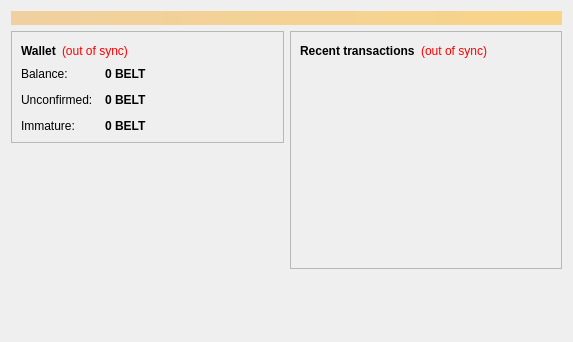
<?xml version="1.0" encoding="UTF-8"?>
<ui version="4.0">
 <class>OverviewPage</class>
 <widget class="QWidget" name="OverviewPage">
  <property name="geometry">
   <rect>
    <x>0</x>
    <y>0</y>
    <width>573</width>
    <height>342</height>
   </rect>
  </property>
  <property name="windowTitle">
   <string>Form</string>
  </property>
  <layout class="QVBoxLayout" name="topLayout">
   <item>
    <widget class="QLabel" name="labelAlerts">
     <property name="visible">
      <bool>false</bool>
     </property>
     <property name="styleSheet">
      <string notr="true">background-color: qlineargradient(x1: 0, y1: 0, x2: 1, y2: 0, stop:0 #F0D0A0, stop:1 #F8D488); color:#000000;</string>
     </property>
     <property name="wordWrap">
      <bool>true</bool>
     </property>
     <property name="margin">
      <number>3</number>
     </property>
    </widget>
   </item>
   <item>
    <layout class="QHBoxLayout" name="horizontalLayout" stretch="1,1">
     <item>
      <layout class="QVBoxLayout" name="verticalLayout_2">
       <item>
        <widget class="QFrame" name="frame">
         <property name="frameShape">
          <enum>QFrame::StyledPanel</enum>
         </property>
         <property name="frameShadow">
          <enum>QFrame::Raised</enum>
         </property>
         <layout class="QVBoxLayout" name="verticalLayout_4">
          <item>
           <layout class="QHBoxLayout" name="horizontalLayout_4">
            <item>
             <widget class="QLabel" name="label_5">
              <property name="font">
               <font>
                <weight>75</weight>
                <bold>true</bold>
               </font>
              </property>
              <property name="text">
               <string>Wallet</string>
              </property>
             </widget>
            </item>
            <item>
             <widget class="QLabel" name="labelWalletStatus">
              <property name="toolTip">
               <string>The displayed information may be out of date. Your wallet automatically synchronizes with the Belterscoin network after a connection is established, but this process has not completed yet.</string>
              </property>
              <property name="styleSheet">
               <string notr="true">QLabel { color: red; }</string>
              </property>
              <property name="text">
               <string notr="true">(out of sync)</string>
              </property>
              <property name="alignment">
               <set>Qt::AlignLeading|Qt::AlignLeft|Qt::AlignVCenter</set>
              </property>
             </widget>
            </item>
            <item>
             <spacer name="horizontalSpacer_2">
              <property name="orientation">
               <enum>Qt::Horizontal</enum>
              </property>
              <property name="sizeHint" stdset="0">
               <size>
                <width>40</width>
                <height>20</height>
               </size>
              </property>
             </spacer>
            </item>
           </layout>
          </item>
          <item>
           <layout class="QFormLayout" name="formLayout_2">
            <property name="fieldGrowthPolicy">
             <enum>QFormLayout::AllNonFixedFieldsGrow</enum>
            </property>
            <property name="horizontalSpacing">
             <number>12</number>
            </property>
            <property name="verticalSpacing">
             <number>12</number>
            </property>
            <item row="0" column="0">
             <widget class="QLabel" name="label">
              <property name="text">
               <string>Balance:</string>
              </property>
             </widget>
            </item>
            <item row="0" column="1">
             <widget class="QLabel" name="labelBalance">
              <property name="font">
               <font>
                <weight>75</weight>
                <bold>true</bold>
               </font>
              </property>
              <property name="cursor">
               <cursorShape>IBeamCursor</cursorShape>
              </property>
              <property name="toolTip">
               <string>Your current balance</string>
              </property>
              <property name="text">
               <string notr="true">0 BELT</string>
              </property>
              <property name="textInteractionFlags">
               <set>Qt::LinksAccessibleByMouse|Qt::TextSelectableByKeyboard|Qt::TextSelectableByMouse</set>
              </property>
             </widget>
            </item>
            <item row="1" column="0">
             <widget class="QLabel" name="label_3">
              <property name="text">
               <string>Unconfirmed:</string>
              </property>
             </widget>
            </item>
            <item row="1" column="1">
             <widget class="QLabel" name="labelUnconfirmed">
              <property name="font">
               <font>
                <weight>75</weight>
                <bold>true</bold>
               </font>
              </property>
              <property name="cursor">
               <cursorShape>IBeamCursor</cursorShape>
              </property>
              <property name="toolTip">
               <string>Total of transactions that have yet to be confirmed, and do not yet count toward the current balance</string>
              </property>
              <property name="text">
               <string notr="true">0 BELT</string>
              </property>
              <property name="textInteractionFlags">
               <set>Qt::LinksAccessibleByMouse|Qt::TextSelectableByKeyboard|Qt::TextSelectableByMouse</set>
              </property>
             </widget>
            </item>
            <item row="2" column="0">
             <widget class="QLabel" name="labelImmatureText">
              <property name="text">
               <string>Immature:</string>
              </property>
             </widget>
            </item>
            <item row="2" column="1">
             <widget class="QLabel" name="labelImmature">
              <property name="font">
               <font>
                <weight>75</weight>
                <bold>true</bold>
               </font>
              </property>
              <property name="toolTip">
               <string>Mined balance that has not yet matured</string>
              </property>
              <property name="text">
               <string notr="true">0 BELT</string>
              </property>
              <property name="textInteractionFlags">
               <set>Qt::LinksAccessibleByMouse|Qt::TextSelectableByKeyboard|Qt::TextSelectableByMouse</set>
              </property>
             </widget>
            </item>
           </layout>
          </item>
         </layout>
        </widget>
       </item>
       <item>
        <spacer name="verticalSpacer">
         <property name="orientation">
          <enum>Qt::Vertical</enum>
         </property>
         <property name="sizeHint" stdset="0">
          <size>
           <width>20</width>
           <height>40</height>
          </size>
         </property>
        </spacer>
       </item>
      </layout>
     </item>
     <item>
      <layout class="QVBoxLayout" name="verticalLayout_3">
       <item>
        <widget class="QFrame" name="frame_2">
         <property name="frameShape">
          <enum>QFrame::StyledPanel</enum>
         </property>
         <property name="frameShadow">
          <enum>QFrame::Raised</enum>
         </property>
         <layout class="QVBoxLayout" name="verticalLayout">
          <item>
           <layout class="QHBoxLayout" name="horizontalLayout_2">
            <item>
             <widget class="QLabel" name="label_4">
              <property name="text">
               <string>&lt;b&gt;Recent transactions&lt;/b&gt;</string>
              </property>
             </widget>
            </item>
            <item>
             <widget class="QLabel" name="labelTransactionsStatus">
              <property name="toolTip">
               <string>The displayed information may be out of date. Your wallet automatically synchronizes with the Belterscoin network after a connection is established, but this process has not completed yet.</string>
              </property>
              <property name="styleSheet">
               <string notr="true">QLabel { color: red; }</string>
              </property>
              <property name="text">
               <string notr="true">(out of sync)</string>
              </property>
              <property name="alignment">
               <set>Qt::AlignRight|Qt::AlignTrailing|Qt::AlignVCenter</set>
              </property>
             </widget>
            </item>
            <item>
             <spacer name="horizontalSpacer">
              <property name="orientation">
               <enum>Qt::Horizontal</enum>
              </property>
              <property name="sizeHint" stdset="0">
               <size>
                <width>40</width>
                <height>20</height>
               </size>
              </property>
             </spacer>
            </item>
           </layout>
          </item>
          <item>
           <widget class="QListView" name="listTransactions">
            <property name="styleSheet">
             <string notr="true">QListView { background: transparent; }</string>
            </property>
            <property name="frameShape">
             <enum>QFrame::NoFrame</enum>
            </property>
            <property name="verticalScrollBarPolicy">
             <enum>Qt::ScrollBarAlwaysOff</enum>
            </property>
            <property name="horizontalScrollBarPolicy">
             <enum>Qt::ScrollBarAlwaysOff</enum>
            </property>
            <property name="selectionMode">
             <enum>QAbstractItemView::NoSelection</enum>
            </property>
           </widget>
          </item>
         </layout>
        </widget>
       </item>
       <item>
        <spacer name="verticalSpacer_2">
         <property name="orientation">
          <enum>Qt::Vertical</enum>
         </property>
         <property name="sizeHint" stdset="0">
          <size>
           <width>20</width>
           <height>40</height>
          </size>
         </property>
        </spacer>
       </item>
      </layout>
     </item>
    </layout>
   </item>
  </layout>
 </widget>
 <resources/>
 <connections/>
</ui>
